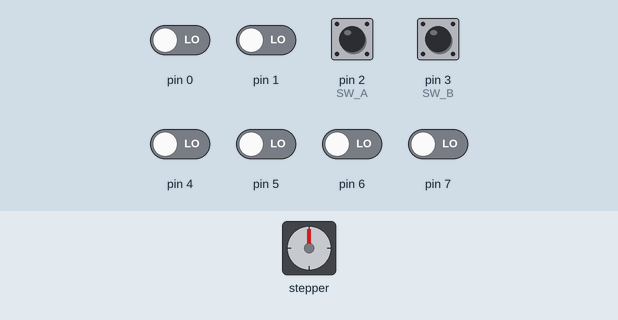
This sketch was run on a simulated Arduino Nano, built for the host (arithmetic inside an expression is 32-bit, double 64-bit). Shown: stepper motor. Wiring (inferred from the names in the program): DS3231 clock at I2C address 0x68; stepper motor (2048 steps per turn assumed): coils pin 9, pin 11, pin 10, pin 12. The inputs (shaded band) are chosen by the test bench; at power-on: pin 2 (SW_A), pin 3 (SW_B) HIGH, pin 0, pin 1, pin 4–7 LOW. The local clock reads 2024-03-15 10:24:30 at power-on unless the sketch sets it.

Above: at 1.2 s.
1.3 s: pin 3 (SW_B) pulled LOW for 1 s
Timing chart, 0 to 16.3 s (numbered marks = the images above; inputs shaded):
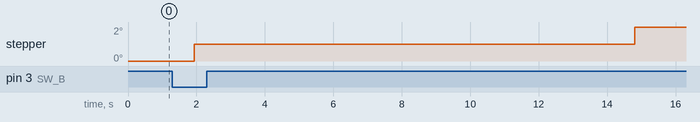

Measured:
- after the input at 1.3 s, stepper: goes 1° 12.9 s, then 2°, starting after 0.63 s

The sketch:

rotclock.ino
```cpp
#include "exec_every.h"
#include "rotclock.h"
#include "time.h"

enum Pins {
  CA1  = 12,
  CA2  = 11,
  CB1  = 9,   // whoops, wired in reverse
  CB2  = 10,
  SW_A = 2,
  SW_B = 3
};

enum Params {
  CLOCK_TEETH       = 216,
  GEAR_TEETH        = 36,
  MOTOR_STEPS       = 96
};

enum SyncSettings {
  SyncIntervalMillis = 100,
  NudgeOnSyncMillis = 50,
  MaxAllowedDesyncSeconds = 5
};

using RTC = time::RTC_DS3231<0x68>;
using ITC = time::ITC<NudgeOnSyncMillis, MaxAllowedDesyncSeconds>;

using Clock = ClockTurner<
  StepperMotor<CA1, CA2, CB1, CB2, MOTOR_STEPS>,
  Switch<SW_A, SW_B>,
  CLOCK_TEETH,
  GEAR_TEETH,
  ITC::millis
>;

void setup() {
  Clock::begin();
  RTC::begin();
  ITC::begin();
  ITC::set(RTC::time());
}

void loop() {
  Clock::loop();
  exec_every(SyncIntervalMillis, ITC::sync<RTC>);
}

void panic(PanicCode code) {
  while (true) Clock::wobble(code, 1000);
}
```

exec_every.h
```cpp
#pragma once
#include <new>

namespace exec {
  namespace detail {
    template <typename T>                       struct IsRvalueReference           { enum { value = 0 }; };
    template <typename T>                       struct IsRvalueReference<T&&>      { enum { value = 1 }; };
    template <typename T>                       struct IsReference                 { enum { value = 0 }; };
    template <typename T>                       struct IsReference<T&>             { enum { value = 1 }; };
    template <typename T>                       struct RemoveReference_            { using type = T;     };
    template <typename T>                       struct RemoveReference_<T&>        { using type = T;     };
    template <typename T>                       struct RemoveReference_<T&&>       { using type = T;     };
    template <typename T>                       struct RemoveConst_                { using type = T;     };
    template <typename T>                       struct RemoveConst_<T const>       { using type = T;     };
    template <typename T>                       struct RemoveVolatile_             { using type = T;     };
    template <typename T>                       struct RemoveVolatile_<T volatile> { using type = T;     };
    template <bool B, typename T1, typename T2> struct Conditional_                { using type = T1;    };
    template <typename T1, typename T2>         struct Conditional_<false, T1, T2> { using type = T2;    };
    template <bool B, typename T = void>        struct EnableIf_                   {                     };
    template <typename T>                       struct EnableIf_<true, T>          { using type = T;     };
    template <typename T> struct DecayFunction_                                    { using type = T;                  };
    template <typename T, typename... Args> struct DecayFunction_<T(Args...)>      { using type = T(*)(Args...);      };
    template <typename T, typename... Args> struct DecayFunction_<T(Args..., ...)> { using type = T(*)(Args..., ...); };


    template <typename T> using RemoveReference = typename RemoveReference_<T>::type;
    template <typename T> using RemoveConst = typename RemoveConst_<T>::type;
    template <typename T> using RemoveVolatile = typename RemoveVolatile_<T>::type;
    template <typename T> using BareType = RemoveReference<RemoveConst<RemoveVolatile<T>>>;
    template <bool B, typename T = void> using EnableIf = typename EnableIf_<B, T>::type;
    template <bool B, typename T1, typename T2> using Conditional = typename Conditional_<B, T1, T2>::type;
    template <typename T> using DecayFunction = typename DecayFunction_<T>::type;

    template <typename T> T&& declval();

    template <typename T>
    static inline RemoveReference<T> &&move(T&& value) {
      return static_cast<RemoveReference<T>&&>(value);
    }

    template <typename T>
    static inline constexpr T&& forward(RemoveReference<T>& t) {
      return static_cast<T&&>(t);
    }

    template <typename T>
    static inline constexpr T&& forward(RemoveReference<T>&& t) {
      static_assert(!IsReference<T>::value, "forward<T>(x): T is an lvalue reference");
      return static_cast<T&&>(t);
    }

    template <typename T>
    class IsPrintable {
      template <typename U> static char test(decltype(declval<Print&>().print(declval<BareType<U> const &>()))* = 0);
      template <typename>   static long test(...);
    public:
      static constexpr bool value = (sizeof(test<T>(0)) == sizeof(char));
    };

    template <typename Derived, bool CanPrint>
    struct MaybePrintable: Printable {
      virtual size_t printTo(Print &p) const override {
        Derived const *self = static_cast<Derived const *>(this);
        return self->valid() ? p.print(self->value()) : p.print("<empty>");
      }
    };

    template <typename Base> struct MaybePrintable<Base, false> {};

    class HandleBase {
      friend void reset(HandleBase*);
      virtual void reset() = 0;
    };
    inline void reset(HandleBase *h) { if (h) h->reset(); }
    struct MaybeFactory;
  } // namespace detail


  template <typename T>
  class Maybe: public detail::MaybePrintable<Maybe<T>, detail::IsPrintable<T>::value> {
    static_assert(!detail::IsRvalueReference<T>::value, "Maybe<T&&> not supported");
    using ValueType    = detail::RemoveReference<T>;
    using BareType     = detail::BareType<T>;
    using StorageType  = detail::Conditional<detail::IsReference<T>::value, ValueType*, ValueType>;

    template <typename R> friend detail::HandleBase *getHandle(Maybe<R>&);
    template <typename R> friend detail::HandleBase *getHandle(Maybe<R>&&);
    friend struct detail::MaybeFactory;

    bool has = false;
    detail::HandleBase* handle;
    struct StorageBox { StorageType obj; };
    union { StorageBox box; };

    Maybe(detail::HandleBase* handle) : has(false), handle(handle) {}

    Maybe(detail::HandleBase* handle, ValueType&& obj) : has(true), handle(handle) {
      new (&box) StorageBox{ detail::move(obj) };
    }

    template <typename R = T, detail::EnableIf<!detail::IsReference<R>::value, int> = 0>
    Maybe(detail::HandleBase* handle, ValueType const &obj) : has(true), handle(handle) {
      new (&box) StorageBox{ obj };
    }

    template <typename R = T, detail::EnableIf<detail::IsReference<R>::value, int> = 0>
    Maybe(detail::HandleBase* handle, ValueType& obj) : has(true), handle(handle) {
      new (&box) StorageBox{ &obj };
    }

  public:
    Maybe(Maybe const &other) : has(other.has), handle(other.handle) {
      if (has) new (&box) StorageBox{ other.box.obj };
    }

    Maybe(Maybe&& other) : has(other.has), handle(other.handle) {
      if (has) new (&box) StorageBox{ detail::move(other.box.obj) };
      other.reset();
    }

    Maybe &operator=(Maybe const &other) {
      if (this == &other) return *this;
      if (has) reset();
      has = other.has;
      handle = other.handle;
      if (has) new (&box) StorageBox{ other.box.obj };
      return *this;
    }

    Maybe &operator=(Maybe&& other) {
      if (this == &other) return *this;
      if (has) reset();
      has = other.has;
      handle = other.handle;
      if (has) new (&box) StorageBox{ detail::move(other.box.obj) };
      other.reset();
      return *this;
    }

    ~Maybe() { reset(); }

    explicit operator bool() const      { return valid(); }
    bool valid() const                  { return has; }
    ValueType &value()                  { return value_impl(box.obj); }
    ValueType const &value() const      { return value_impl(box.obj); }
    ValueType &operator*()              { return value(); }
    ValueType const &operator*() const  { return value(); }
    ValueType *operator->()             { return &value(); }
    ValueType const *operator->() const { return &value(); }

    ValueType &force(uint32_t dt = 0);

  private:
    ValueType &value_impl(ValueType&)                     { return   box.obj; }
    ValueType &value_impl(ValueType*)                     { return  *box.obj; }
    ValueType const &value_impl(ValueType const &) const  { return   box.obj; }
    ValueType const &value_impl(ValueType const *) const  { return  *box.obj; }

    void reset() {
      if (has) {
          box.~StorageBox();
          has = false;
      }
    }
  };

  template <>
  class Maybe<void> {
    template <typename R> friend detail::HandleBase* getHandle(Maybe<R>&);
    template <typename R> friend detail::HandleBase* getHandle(Maybe<R>&&);
    friend struct detail::MaybeFactory;
    bool has;
    detail::HandleBase* handle;
    Maybe(detail::HandleBase* handle, bool ran = false): has(ran), handle(handle) {}
  public:
    Maybe(Maybe&&) = default;
    Maybe(Maybe const &) = default;
    Maybe &operator=(Maybe const &) = default;
    Maybe &operator=(Maybe&&) = default;
    bool valid() const { return has; }
    operator bool() const { return valid(); }
    void force(uint32_t dt = 0);
  };

  namespace detail {
    template <typename F> inline auto invoke(F&& f, uint32_t const dt, int) -> decltype(f(dt)) { return f(dt); }
    template <typename F> inline auto invoke(F&& f, uint32_t const, long)   -> decltype(f())   { return f();   }
    template <typename C> inline auto eval_(C&& c, uint32_t dt, int) -> decltype((bool)c(dt))  { return c(dt); }
    template <typename C> inline auto eval_(C&& c, uint32_t, long)   -> decltype((bool)c())    { return c();   }
    template <typename C> inline bool eval_(C&& c, uint32_t, ...) { return c; }
    template <typename C> inline bool eval(C&& c, uint32_t dt)    { return eval_(static_cast<C&&>(c), dt, 0); }

    struct MaybeFactory {
      template <typename T> static Maybe<T> empty(HandleBase* h) { return Maybe<T>{h}; }
      template <typename T> static Maybe<T> value(HandleBase* h, T&& v) { return Maybe<T>{h, forward<T>(v)}; }
      static Maybe<void> voidValue(HandleBase *h) { return Maybe<void>{h, true}; }
    };

    template <typename Ret>
    struct RunAndReturn {
      template <typename F>
      inline static Maybe<Ret> run(F&& f, uint32_t dt, HandleBase* handle) {
        return MaybeFactory::value<Ret>(handle, invoke(f, dt, 0));
      }
    };

    template <>
    struct RunAndReturn<void> {
      template <typename F>
      inline static Maybe<void> run(F&& f, uint32_t dt, HandleBase* handle) {
        invoke(f, dt, 0);
        return MaybeFactory::voidValue(handle);
      }
    };

    using MillisFunc = uint32_t(*)();

    template <typename T>
    class LocalHandle: public HandleBase {
      uint32_t last;
      MillisFunc millis;
    public:
      LocalHandle(MillisFunc millis): last(millis()), millis(millis) {}
      uint32_t dt(uint32_t now) const { return now - last; }
      void reset(uint32_t now) { last = now; }
      virtual void reset() override { reset(millis()); }
      virtual Maybe<T> exec(uint32_t) = 0;
    };


  } // namespace detail

  using Handle = detail::HandleBase*;
  template <typename T> inline Handle getHandle(Maybe<T> &&maybe) { return maybe.handle; }
  template <typename T> inline Handle getHandle(Maybe<T> &maybe)  { return maybe.handle; }
  inline void reset(Handle h) { detail::reset(h); }

  namespace detail {

    template <typename R> struct ForceReturn {
      template <typename T> static R get(Maybe<T> &maybe) { return maybe.value(); }
    };

    template <> struct ForceReturn<void> {
      static void get(Maybe<void> &) {}
    };

    template <typename R, typename T>
    inline R force(Maybe<T> &maybe, uint32_t dt) {
      if (maybe) return ForceReturn<R>::get(maybe);
      maybe = static_cast<LocalHandle<T>*>(getHandle(maybe))->exec(dt);
      return ForceReturn<R>::get(maybe);
    }
  }

  template <typename T> inline typename Maybe<T>::ValueType &Maybe<T>::force(uint32_t dt) {
    return detail::force<typename Maybe<T>::ValueType &>(*this, dt);
  }
  inline void Maybe<void>::force(uint32_t dt) {
    detail::force<void>(*this, dt);
  }

  template <int Tag, detail::MillisFunc millis, typename RunCondition, typename ThrottleCondition, typename F>
  inline auto every_if_throttled_impl(uint32_t const interval,
                                      RunCondition &&runCondition,
                                      ThrottleCondition &&throttleCondition,
                                      F&& f) -> Maybe<decltype(detail::invoke(f, 0, 0))> {

    using Ret = decltype(detail::invoke(f, 0, 0));
    using Callback = detail::DecayFunction<detail::BareType<F>>;

    static struct LocalHandle: public detail::LocalHandle<Ret> {
      Callback f;
      LocalHandle(Callback f): detail::LocalHandle<Ret>(millis), f(detail::move(f)) {}
      virtual Maybe<Ret> exec(uint32_t dt) override {
        return detail::RunAndReturn<Ret>::run(f, dt, this);
      }
    } handle(f);

    uint32_t const now = millis();
    uint32_t const dt  = handle.dt(now);
    if (dt >= interval && detail::eval(throttleCondition, dt)) {
      handle.reset(now);
      if (detail::eval(runCondition, dt)) return handle.exec(dt);
    }
    return detail::MaybeFactory::empty<Ret>(&handle);
  }

  // Run at every interval regardless of any conditions.
  template <int Tag, detail::MillisFunc millis, typename F>
  inline auto every_impl(uint32_t const interval, F&& f) -> Maybe<decltype(detail::invoke(f, 0, 0))> {
    return every_if_throttled_impl<Tag, millis>(interval, true, true, f);
  }

  // Run only when the interval expires and the condition is met at that moment in time. If the interval
  // expires and the condition is not met, the timer is reset and the condition is checked when it
  // expires again.
  template <int Tag, detail::MillisFunc millis, typename C, typename F>
  inline auto every_if_impl(uint32_t const interval, C&& c, F&& f) -> Maybe<decltype(detail::invoke(f, 0, 0))> {
    return every_if_throttled_impl<Tag, millis>(interval, c, true, f);
  }

  // Run as soon as the interval has expired and the condition is met. If the condition is not met,
  // the timer keeps running and the condition is checked each subsequent time until it evaluates
  // to true.
  template <int Tag, detail::MillisFunc millis = ::millis, typename C, typename F>
  inline auto throttled_impl(uint32_t const interval, C&& c, F&& f) -> Maybe<decltype(detail::invoke(f, 0, 0))> {
    return every_if_throttled_impl<Tag, millis>(interval, true, c, f);
  }

} // namespace exec


#ifndef __COUNTER__
#define __COUNTER__ __LINE__
#endif

#define exec_every_with(millisFunc, interval, ...) exec::every_impl<__COUNTER__, (millisFunc)>((interval), __VA_ARGS__)
#define exec_every_if_with(millisFunc, interval, condition, ...) exec::every_if_impl<__COUNTER__, (millisFunc)>((interval), (condition), __VA_ARGS__)
#define exec_throttled_with(millisFunc, interval, condition, ...) exec::throttled_impl<__COUNTER__, (millisFunc)>((interval), (condition), __VA_ARGS__)

#define exec_every(interval, ...) exec_every_with(::millis, (interval), __VA_ARGS__)
#define exec_every_if(interval, condition, ...) exec_every_if_with(::millis, (interval), (condition), __VA_ARGS__)
#define exec_throttled(interval, condition, ...) exec_throttled_with(::millis, (interval), (condition), __VA_ARGS__)
```

fastdigitalread.h
```cpp
#pragma once

namespace FastDigitalReadImpl_ {

  enum Port: uint8_t {
    Invalid = 0,
    PortB,
    PortC,
    PortD,
    Analog
  };

  constexpr byte port(int Pin) {
    return (Pin >= 8  && Pin <= 13) ? PortB :
           (Pin >= A0 && Pin <= A5) ? PortC :
           (Pin >= 0  && Pin <= 7)  ? PortD :
           (Pin == A6 || Pin == A7) ? Analog : Invalid;
  }

  template <int Pin, int Threshold, int Port>
  struct Read;

  template <int Pin, int Threshold>
  struct Read<Pin, Threshold, PortB> {
    static inline __attribute__((always_inline)) bool read() {
      return (PINB >> (Pin - 8)) & 1;
    }
  };

  template <int Pin, int Threshold>
  struct Read<Pin, Threshold, PortC> {
    static inline __attribute__((always_inline)) bool read() {
      return (PINC >> (Pin - A0)) & 1;
    }
  };

  template <int Pin, int Threshold>
  struct Read<Pin, Threshold, PortD> {
    static inline __attribute__((always_inline)) bool read() {
      return (PIND >> (Pin - 0)) & 1;
    }
  };

  template <int Pin, int Threshold>
  struct Read<Pin, Threshold, Analog> {
    static inline __attribute__((always_inline)) bool read() {
      return analogRead(Pin) > Threshold;
    }
  };
}

template <int Pin, int Threshold = 512>
inline __attribute__((always_inline))  bool fastDigitalRead() {
  static constexpr byte PORT = FastDigitalReadImpl_::port(Pin);
  static_assert(PORT != FastDigitalReadImpl_::Invalid, "Invalid pin (0 - A7)");
  return FastDigitalReadImpl_::Read<Pin, Threshold, PORT>::read();
}

template <int Pin>
inline bool digitalRead() {
  return fastDigitalRead<Pin>();
}
```

util.h
```cpp
#pragma once
#include "fastdigitalread.h"
#include "fastdigitalwrite.h"

enum PanicCode: uint8_t {
  I2CError = 1,
  MaxDesyncExceeded,
  InvalidSwitchState
};

void panic(PanicCode code);
inline char const *panicCodeString(PanicCode code) {
  static constexpr char const *str[] = {
    "I2C Error",
    "Maximum desynchronization exceeded.",
    "Invalid switch state."
  };

  return str[code];
}

template <uint32_t Key, uint32_t Value, uint32_t ... Rest>
struct Map {
  static_assert(sizeof ... (Rest) % 2 == 0, "Odd number of arguments.");
  static uint32_t at(uint32_t const key) {
    return (Key == key) ? Value : Map<Rest ...>::at(key);
  }
};

template <uint32_t Key, uint32_t Value>
struct Map<Key, Value> {
  static uint32_t at(uint32_t const key) {
    return (Key == key) ? Value : -1;
  }
};
```

Source omitted: fastdigitalwrite.h (2060 bytes), rotclock.h (4351 bytes), time.h (4482 bytes)
